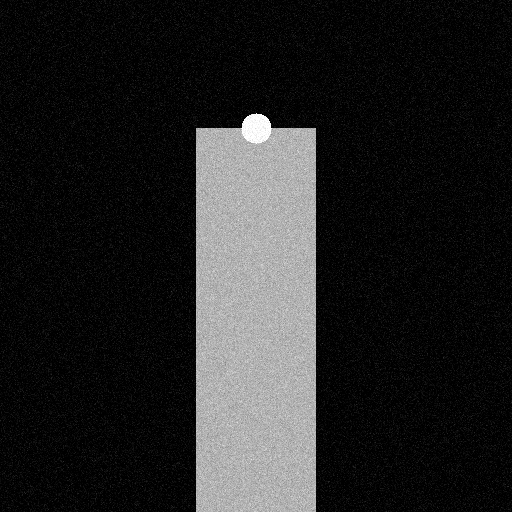
#> input picture data/sample/synthetic_tip.png, 512 x 512 px
$ python -i edge_probability.py   (imports and definitions only)   (older library calls are emulated)
#> lines starting #> are read from the running program, lines starting #| are printed output that depends on the picture
#> further down, picture is the input picture: shape (512, 512, 3); min 0, max 255, mean 35.7
"""SEM edge probability preprocessing (Canny + Scharr score — not multi-method averaging)."""

from __future__ import annotations

from dataclasses import dataclass

import cv2
import numpy as np


@dataclass
class EdgeProbabilityMaps:
    """Canny boundaries + Scharr gradient strength for scoring."""

    gray: np.ndarray
    denoised: np.ndarray
    canny: np.ndarray
    gradient: np.ndarray


def _as_gray_u8(image: np.ndarray) -> np.ndarray:
    """Force a contiguous CV_8U single-channel image for Canny / CLAHE / bilateral."""
    arr = np.asarray(image)
    if arr.ndim == 3:
        if arr.shape[2] == 1:
            arr = arr[:, :, 0]
        elif arr.dtype == np.uint8:
            arr = cv2.cvtColor(arr, cv2.COLOR_BGR2GRAY)
        else:
            # Float / uint16 color → uint8 first, then gray
            u8 = _scale_to_u8(arr)
            arr = cv2.cvtColor(u8, cv2.COLOR_BGR2GRAY)
            return np.ascontiguousarray(arr, dtype=np.uint8)
    if arr.dtype != np.uint8:
        arr = _scale_to_u8(arr)
        if arr.ndim == 3:
            arr = cv2.cvtColor(arr, cv2.COLOR_BGR2GRAY)
    return np.ascontiguousarray(arr, dtype=np.uint8)


def _scale_to_u8(image: np.ndarray) -> np.ndarray:
    arr = np.asarray(image)
    if arr.dtype == np.uint8:
        return arr
    if arr.dtype == np.uint16:
        return (arr / 256).astype(np.uint8)
    f = arr.astype(np.float32)
    mx = float(np.nanmax(f)) if f.size else 0.0
    if mx <= 1.0 + 1e-6:
        return (np.clip(f, 0, 1) * 255).astype(np.uint8)
    if mx <= 255.0 + 1e-3:
        return np.clip(f, 0, 255).astype(np.uint8)
    return (np.clip(f / mx, 0, 1) * 255).astype(np.uint8)


def preprocess_sem(image: np.ndarray) -> EdgeProbabilityMaps:
    """
    CLAHE → bilateral → auto-Canny + Scharr magnitude.

    Canny identifies connected boundaries; Scharr scores them.
    Do not average Canny/Sobel/threshold outputs as independent measurements.
    """
    if image is None or image.size == 0:
        raise ValueError("Invalid SEM image.")

    gray = _as_gray_u8(image)

    clahe = cv2.createCLAHE(clipLimit=2.0, tileGridSize=(8, 8))
    enhanced = clahe.apply(gray)
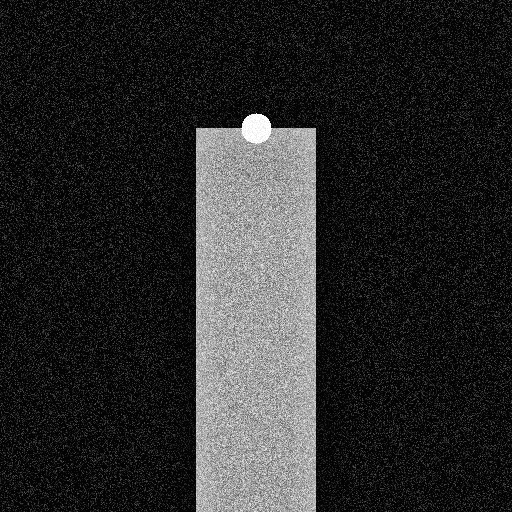
#> enhanced: shape (512, 512); min 3, max 255, mean 42.8

    denoised = cv2.bilateralFilter(enhanced, d=7, sigmaColor=40, sigmaSpace=40)
    denoised = np.ascontiguousarray(denoised, dtype=np.uint8)

    median = float(np.median(denoised))
#> median = 14
    lower = int(max(0, 0.66 * median))
#> lower = 9
    upper = int(min(255, 1.33 * median))
#> upper = 18
    if upper <= lower:
        upper = min(255, lower + 1)

    canny = cv2.Canny(denoised, threshold1=lower, threshold2=upper, L2gradient=True)
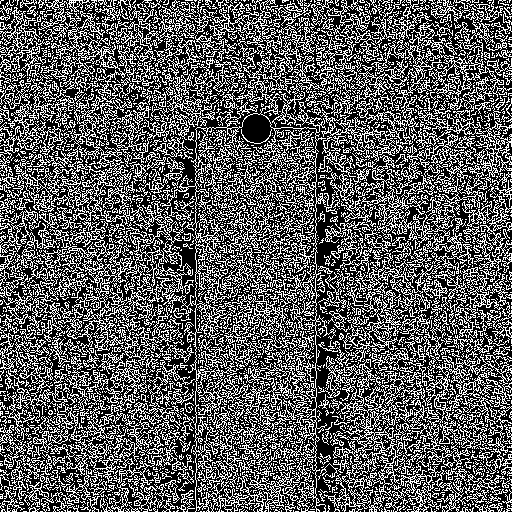
#> canny: shape (512, 512); 36.1% white in thin lines or dots

    grad_x = cv2.Scharr(denoised, cv2.CV_32F, 1, 0)
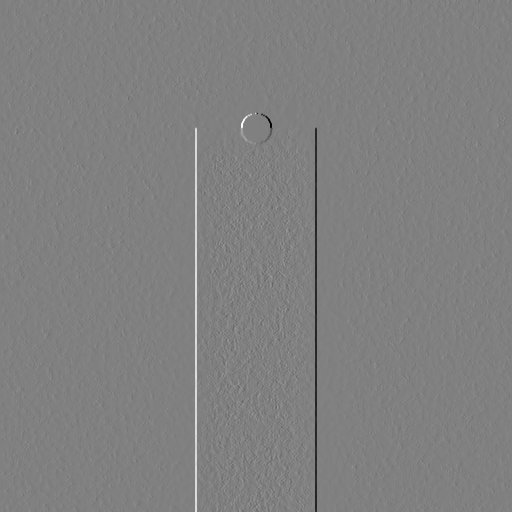
#> grad_x: shape (512, 512) float32; min -3892, max 3832, mean 0; drawn with min black and max white
    grad_y = cv2.Scharr(denoised, cv2.CV_32F, 0, 1)
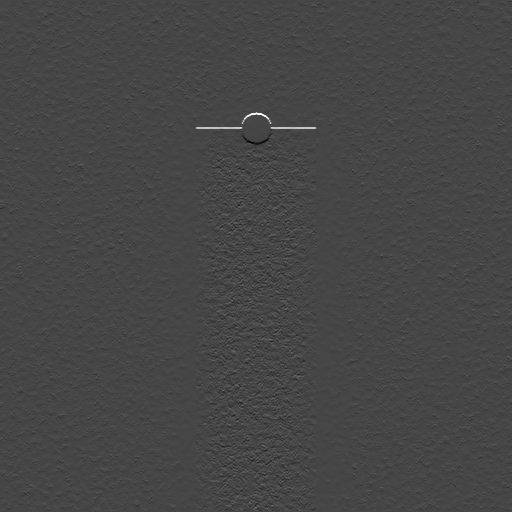
#> grad_y: shape (512, 512) float32; min -1472, max 3870, mean 2.1; drawn with min black and max white
    gradient = cv2.magnitude(grad_x, grad_y)
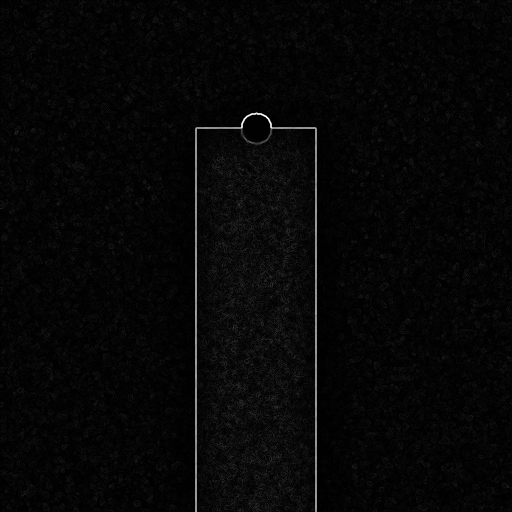
#> gradient: shape (512, 512) float32; min 0, max 4575.4, mean 126.9; drawn with min black and max white
    gradient = cv2.normalize(gradient, None, 0, 255, cv2.NORM_MINMAX).astype(np.uint8)

    return EdgeProbabilityMaps(
        gray=gray,
        denoised=denoised,
        canny=canny,
        gradient=gradient,
    )

>>> import cv2
>>> picture = cv2.imread('../data/sample/synthetic_tip.png')
>>> result = preprocess_sem(picture)
